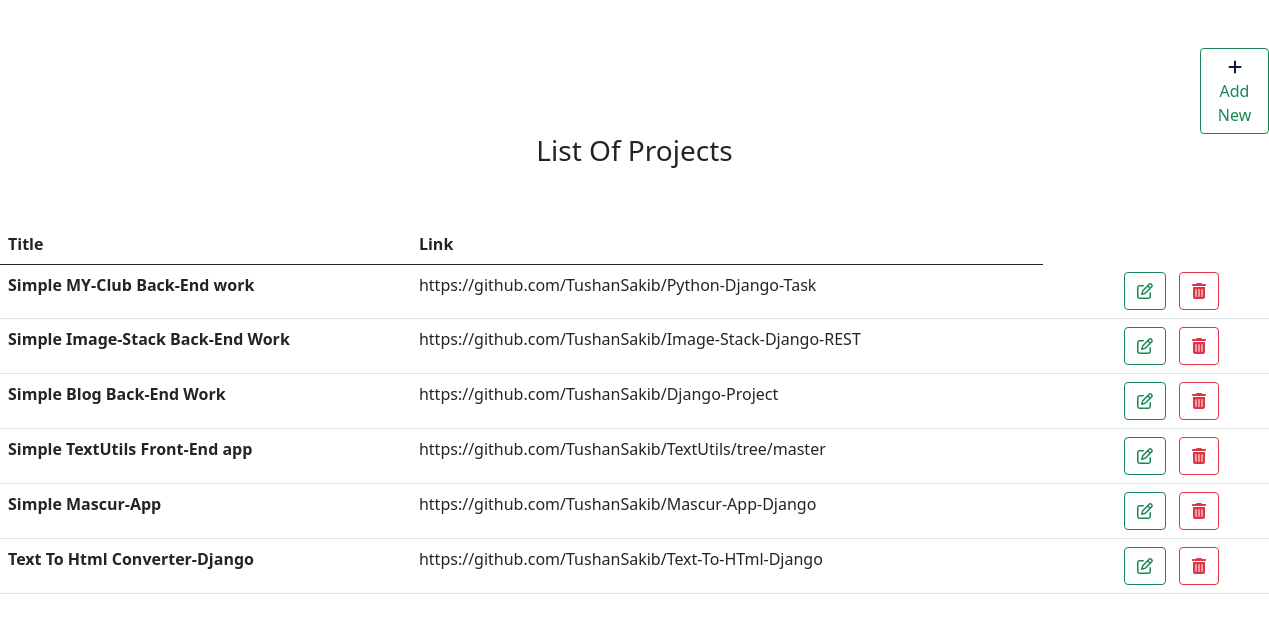
The app's page /project/ with its own data.
### core/models.py (models this page shows, shortened)
class Project(models.Model):
    title = models.CharField(max_length=100)
    github_link = models.CharField(max_length=1000)
    image = models.FileField(null=True,blank=True,upload_to='product/image/')

### core/views.py (the view)
# urls.py: path('project/',views.project,name='project'),
def project(request):
    project = Project.objects.all()
    return render(request,'project_image.html',{'project':project})

### core/templates/project_image.html (shortened to what this page needs)
{% extends 'base.html' %}
{% block content %}
<a href="{% url 'add_project' %}" class="btn btn-outline-success" style="margin-left:1200px;"><i class="fa-solid fa-plus" style="color: #0c1c36;"></i>Add New</a>
<h3 class="text-center">List Of Projects</h3>
<br/><br/>
<table class="table">
    <tbody>
        <thead>
            <tr>
                <th>Title</th>
                <th>Link</th>
                </tr>
        </thead>
{% for p in project%}
      <tr>
        <th scope="row">{{p.title}}</th>
        <td>{{p.github_link}}<td>
          <td>
          <a href="{% url 'update_project' p.pk%}" class="btn btn-outline-success"><i class="fa-regular fa-pen-to-square"></i></a>
            <a href="{% url 'delete_project' p.pk%}" class="btn btn-outline-danger"><i class="fa-solid fa-trash-can"></i></a></td>
        </td>
      </tr>
      {% endfor%}
    </tbody>
  </table>
{% endblock %}

### records on screen
Project: title "Simple MY-Club Back-End work", github_link "https://github.com/TushanSakib/Python-Django-Task"
Project: title "Simple Image-Stack Back-End Work", github_link "https://github.com/TushanSakib/Image-Stack-Django-REST"
Project: title "Simple Blog Back-End Work", github_link "https://github.com/TushanSakib/Django-Project"
Project: title "Simple TextUtils Front-End app", github_link "https://github.com/TushanSakib/TextUtils/tree/master"
Project: title "Simple Mascur-App", github_link "https://github.com/TushanSakib/Mascur-App-Django"
Project: title "Text To Html Converter-Django", github_link "https://github.com/TushanSakib/Text-To-HTml-Django"
